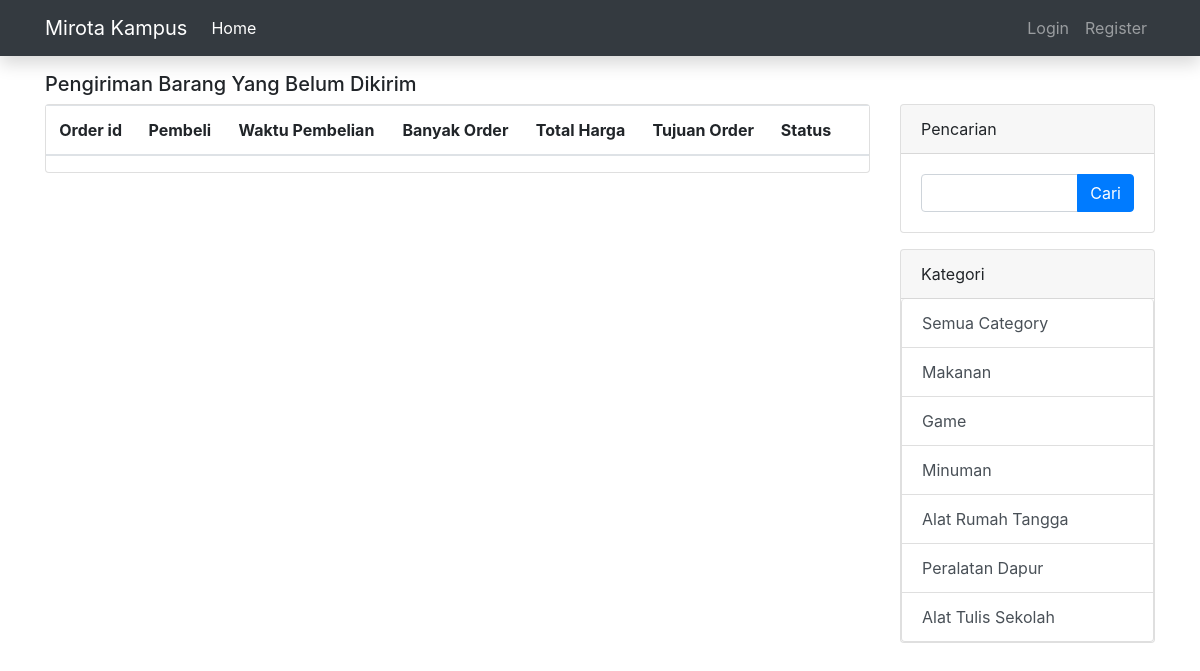
/admin_cek_order.php, run on the app's committed database.
### tables this page shows
CREATE TABLE `kategori` (
  `kategori_id` int(11) NOT NULL,
  `kategori_nama` varchar(30) NOT NULL
);

### admin_cek_order.php (the view, shortened to what this page needs)
<!doctype html>
<html lang="en">
<head>
    <link href="assets/libs/bootstrap/css/bootstrap.min.css" rel="stylesheet">
    <link rel="stylesheet" href="assets/libs/fontawesome/css/all.min.css">
    <link rel="stylesheet" href="assets/css/app.css">
</head>
<body>
    <?php
    include "template/header.php";
    include "template/query_index.php";
    ?>
    <main role="main" class="container">
        <h5>Pengiriman Barang Yang Belum Dikirim</h5>
        <div class="row">
            <div class="col-md-9 ">
                <div class="card">
                    <table class="table table-hover bg-white">
                        <thead>
                            <tr align="center">
                                <th>Order id</th>
                                <th>Pembeli</th>
                                <th>Waktu Pembelian</th>
                                <th>Banyak Order</th>
                                <th>Total Harga</th>
                                <th>Tujuan Order</th>
                                <th>Status</th>
                                <th></th>
                            </tr>
                        </thead>
                    </table>
                </div>
            </div>
            <div class="col-md-3 float-right">
                <div class="row">
                    <div class="col-md-12">
                        <div class="card mb-3">
                            <div class="card-header">
                                Pencarian
                            </div>
                            <div class="card-body">
                                <form action="">
                                    <div class="input-group">
                                        <input type="text" class="form-control" name="nilai" required>
                                        <div class="input-group-append">
                                            <button class="btn btn-primary" name="search">Cari</button>
                                        </div>
                                    </div>
                                </form>
                            </div>
                        </div>
                    </div>
                </div>
                <div class="row">
                    <div class="col-md-12">
                        <div class="card mb-3">
                            <div class="card-header bg-muted">
                                Kategori
                            </div>
                            <div class="list-group">
                                <a href="index.php" class="list-group-item list-group-item-action">
                                    Semua Category
                                </a>
                                <?php
                                $query_kategori = mysqli_query($konek, "SELECT * FROM kategori");
                                while ($data_kategori = mysqli_fetch_array($query_kategori)) {
                                    ?>
                                    <a href="index.php?kategori_id=<?php echo $data_kategori['kategori_id'] ?>" class="list-group-item list-group-item-action"><?php echo $data_kategori['kategori_nama']; ?></a>
                                <?php
                                }
                                ?>
                            </div>
                        </div>
                    </div>
                </div>
            </div>
        </div>
    </main>
</body>
</html>

### assets/css/app.css (style rules this page uses)
body { min-height: 75rem; padding-top: 4.5rem; }

### data on the page
kategori: kategori_nama "Makanan"
kategori: kategori_nama "Game"
kategori: kategori_nama "Minuman"
kategori: kategori_nama "Alat Rumah Tangga"
kategori: kategori_nama "Peralatan Dapur"
kategori: kategori_nama "Alat Tulis Sekolah"
